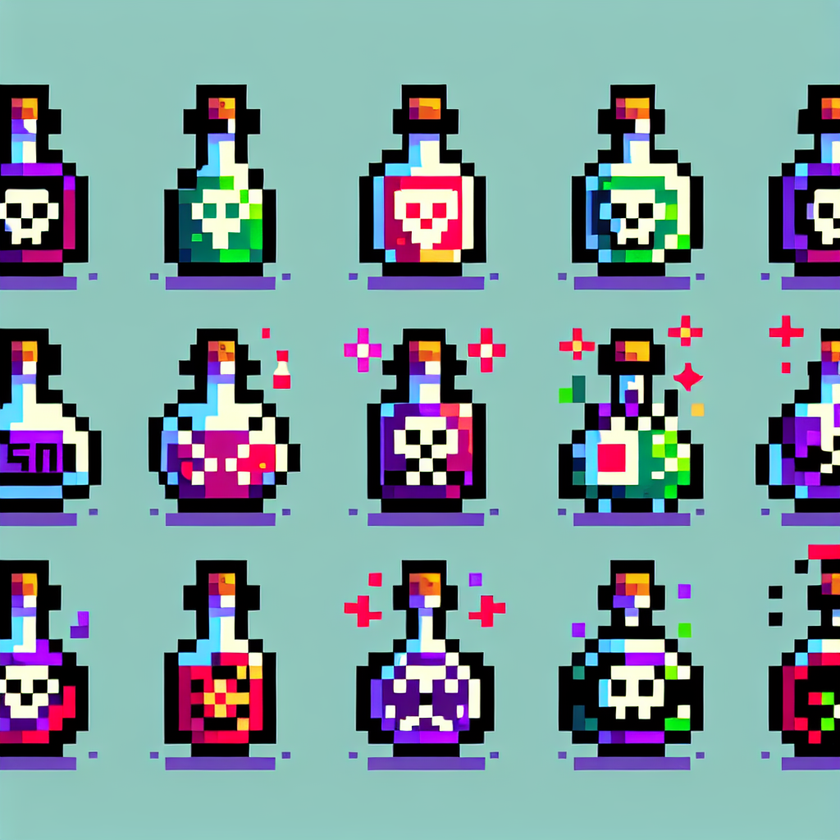
#> input picture Archive/OneImagePorcessor_2025-04-23_13-48-23/generated_image.png, 840 x 840 px, shrunk from 1024 x 1024 before the run, found by its file name
$ python SpriteSheet.py
#> lines starting #> are read from the running program, lines starting #| are printed output that depends on the picture
import os
from PIL import Image
from datetime import datetime

def split_sprite_sheet(
    sprite_sheet_path,
    output_folder,
    sprite_width,
    sprite_height,
    columns=None,
    rows=None,
    padding=0,
    margin=0
):
    """
    Split a sprite sheet into individual sprite images.

    Args:
        sprite_sheet_path (str): Path to the sprite sheet image
        output_folder (str): Folder to save the individual sprites
        sprite_width (int): Width of each sprite in pixels
        sprite_height (int): Height of each sprite in pixels
        columns (int, optional): Number of columns in the sprite sheet. If None, calculated from image width.
        rows (int, optional): Number of rows in the sprite sheet. If None, calculated from image height.
        padding (int, optional): Padding between sprites in pixels
        margin (int, optional): Margin around the sprite sheet in pixels

    Returns:
        int: Number of sprites extracted
    """
#> called with sprite_width = 256, sprite_height = 256, padding = 2, margin = 2
    # Create output directory if it doesn't exist
    os.makedirs(output_folder, exist_ok=True)

    # Open the sprite sheet
    try:
        sprite_sheet = Image.open(sprite_sheet_path)
#> sprite_sheet is the input picture: PIL image 840x840 RGB; mean R, G, B 125.5, 152.4, 155.9
    except Exception as e:
        print(f"Error opening sprite sheet: {e}")
        return 0

    # Get sprite sheet dimensions
    sheet_width, sheet_height = sprite_sheet.size
#> sheet_width = 840; sheet_height = 840

    # Calculate number of columns and rows if not provided
    if columns is None:
        columns = (sheet_width - 2 * margin + padding) // (sprite_width + padding)
#> columns = 3

    if rows is None:
        rows = (sheet_height - 2 * margin + padding) // (sprite_height + padding)
#> rows = 3

    print(f"Splitting sprite sheet into {columns}x{rows} grid ({columns * rows} sprites)")
#| Splitting sprite sheet into 3x3 grid (9 sprites)

    # Extract each sprite
    sprite_count = 0
    for row in range(rows):
        for col in range(columns):
            # Calculate sprite position
            x = margin + col * (sprite_width + padding)
            y = margin + row * (sprite_height + padding)

            # Check if we're still within the image bounds
            if x + sprite_width <= sheet_width and y + sprite_height <= sheet_height:
                # Extract the sprite
                sprite = sprite_sheet.crop((x, y, x + sprite_width, y + sprite_height))

                # Save the sprite
                sprite_filename = f"sprite_{sprite_count:03d}.png"
                sprite_path = os.path.join(output_folder, sprite_filename)
                sprite.save(sprite_path)
                print(f"Saved sprite to {sprite_path}")

                sprite_count += 1
#> this loop made 3 passes
#> pass 1, in split_sprite_sheet, `sprite.save(sprite_path)`:
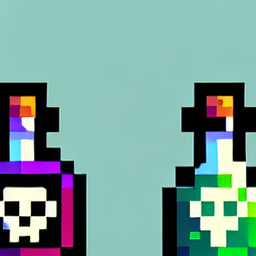
#> saved as sprite_000.png: PIL image 256x256 RGB; mean R, G, B 120.7, 156.7, 151.1
#> pass 1, in split_sprite_sheet, `sprite.save(sprite_path)`:
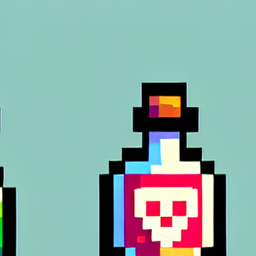
#> saved as sprite_001.png: PIL image 256x256 RGB; mean R, G, B 140.3, 170.3, 165.7
#> pass 1, in split_sprite_sheet, `sprite.save(sprite_path)`:
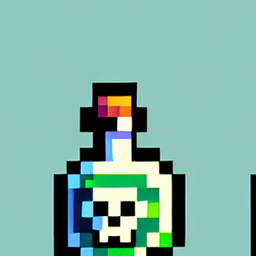
#> saved as sprite_002.png: PIL image 256x256 RGB; mean R, G, B 128.5, 176.8, 165
#> pass 2, in split_sprite_sheet, `sprite.save(sprite_path)`:
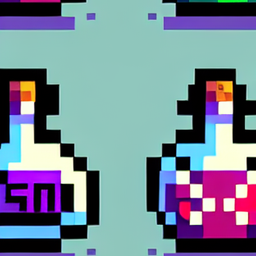
#> saved as sprite_003.png: PIL image 256x256 RGB; mean R, G, B 118.7, 132.4, 148.3
#> after the loop:
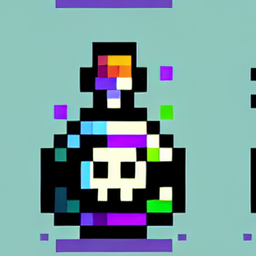
#> sprite: PIL image 256x256 RGB; mean R, G, B 119.7, 153.8, 155.5
#> after the loop, sprite_count = 9

    print(f"Successfully extracted {sprite_count} sprites from {sprite_sheet_path}")
#| Successfully extracted 9 sprites from /home/parag/all-code/UseSpriteGen/OneImagePorcessor_2025-04-23_13-48-23/generated_image.png
    return sprite_count


# [45 lines left out: function auto_detect_sprite_size, not called in this run]

output_folder = "output_sprites"
current_time = datetime.now().strftime("%Y-%m-%d_%H-%M-%S")
output_folder = f"OneImagePorcessor_{output_folder}_{current_time}"
split_sprite_sheet('/home/parag/all-code/UseSpriteGen/OneImagePorcessor_2025-04-23_13-48-23/generated_image.png', output_folder, 256, 256, padding=2, margin=2)
# Example usage
#split_sprite_sheet('POison')
